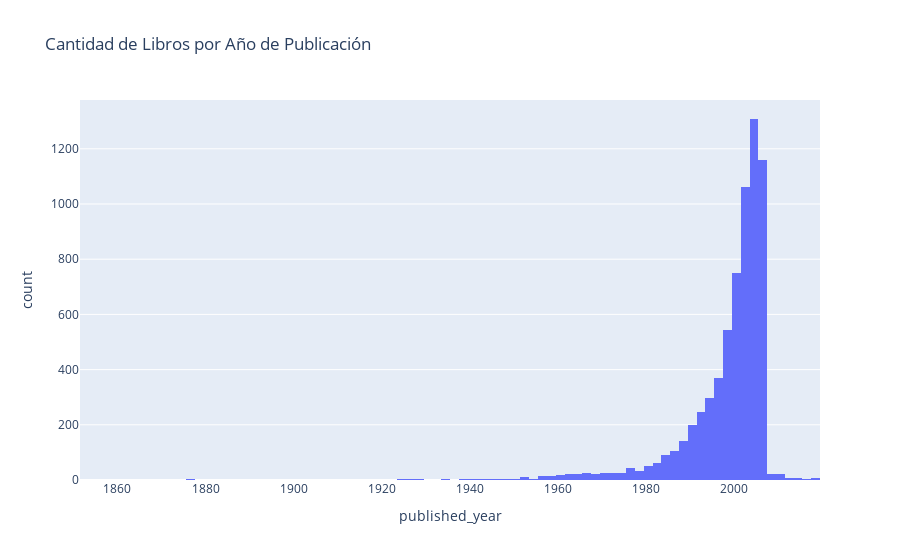

Source (notebook cell):
### Code cell
# Visualizaciones de los datos:
import plotly.express as px

# Gráfico de cantidad de libros por año de publicación
fig1 = px.histogram(
    data,
    x="published_year",
    nbins=100,
    title="Cantidad de Libros por Año de Publicación",
)
fig1.show()

### Figure 1 — Plotly figure (JSON) as saved in the notebook; plotly's stock layout.template omitted (floating-point values rounded to 4 significant figures; data arrays with more than 128 entries replaced by an {"elided": "..."} marker saying what was removed)
{"data": [{"alignmentgroup": "True", "bingroup": "x", "hovertemplate": "published_year=%{x}<br>count=%{y}<extra></extra>", "legendgroup": "", "marker": {"color": "#636efa", "pattern": {"shape": ""}}, "name": "", "nbinsx": 100, "offsetgroup": "", "orientation": "v", "showlegend": false, "type": "histogram", "x": {"elided": "6810 int values"}, "xaxis": "x", "yaxis": "y"}], "layout": {"barmode": "relative", "legend": {"tracegroupgap": 0}, "title": {"text": "Cantidad de Libros por Año de Publicación"}, "xaxis": {"anchor": "y", "domain": [0, 1], "title": {"text": "published_year"}}, "yaxis": {"anchor": "x", "domain": [0, 1], "title": {"text": "count"}}}}
